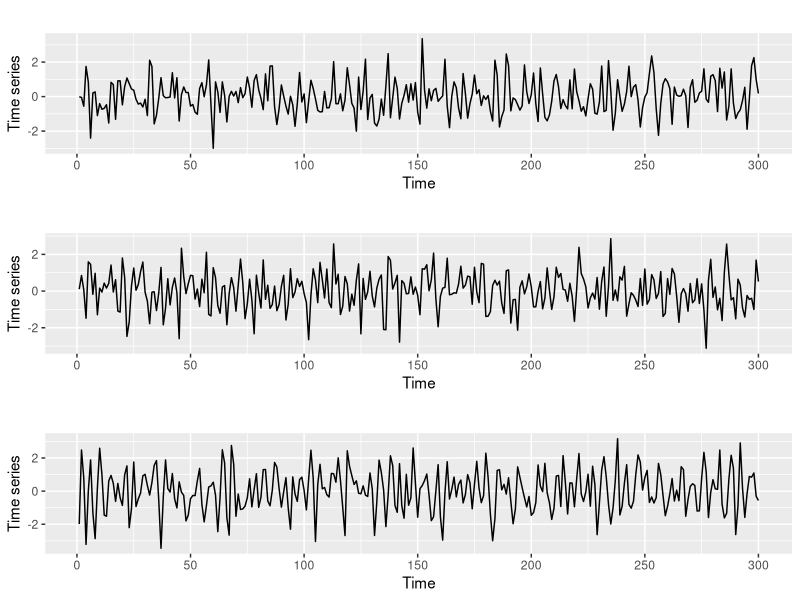
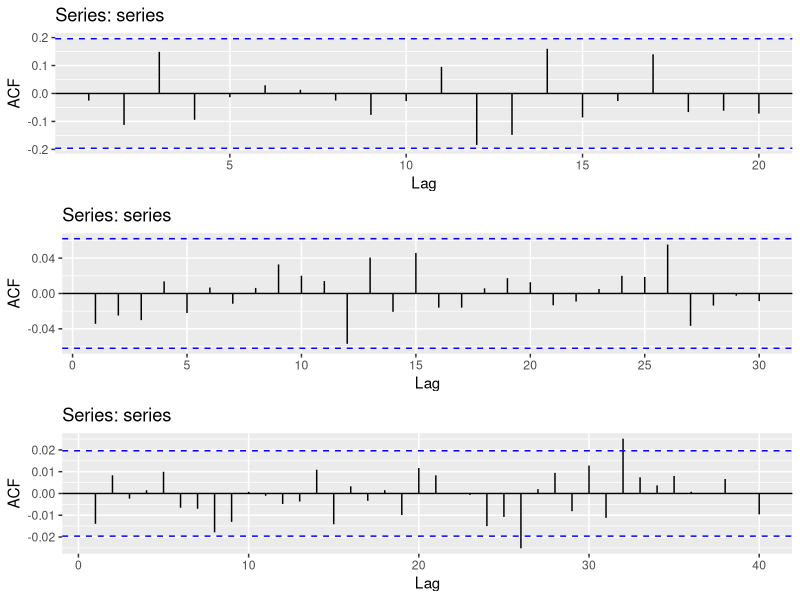
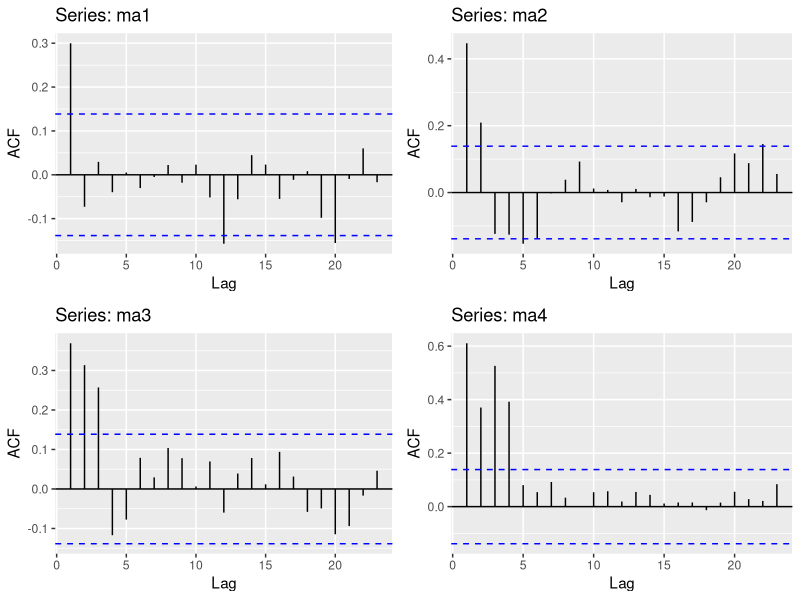
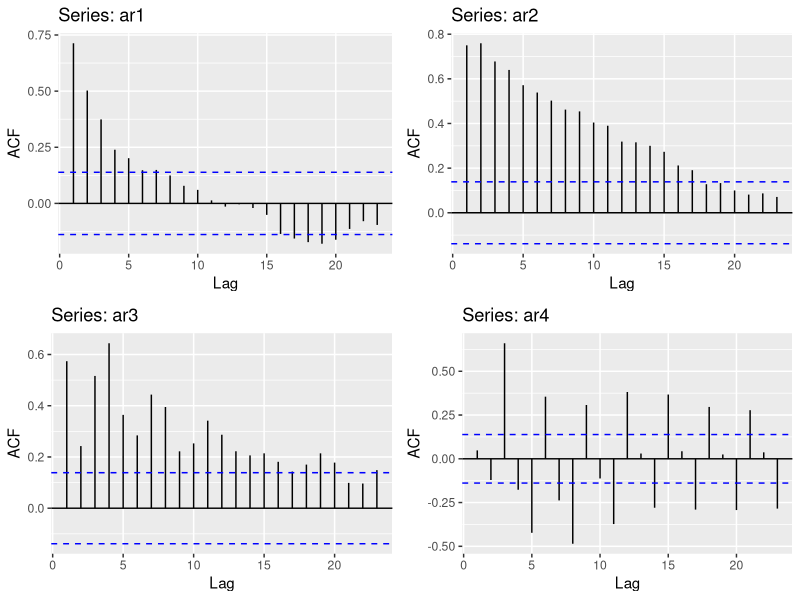
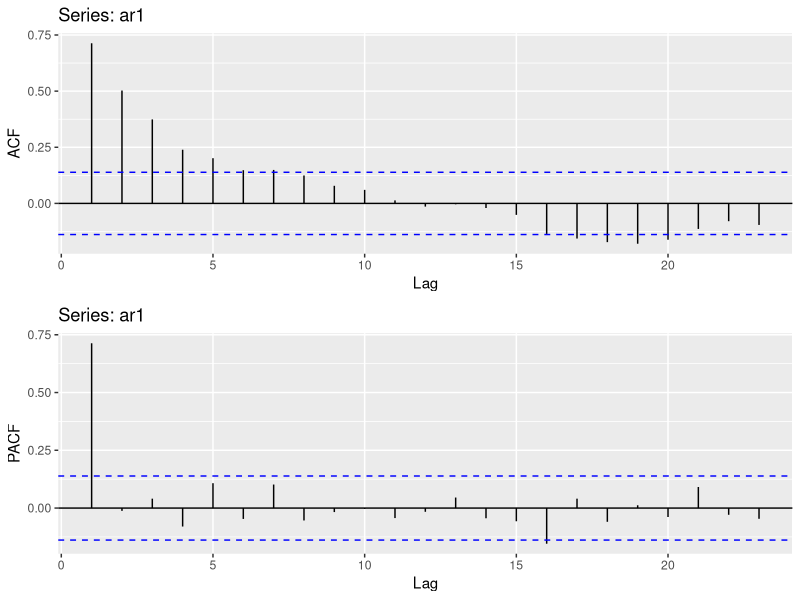
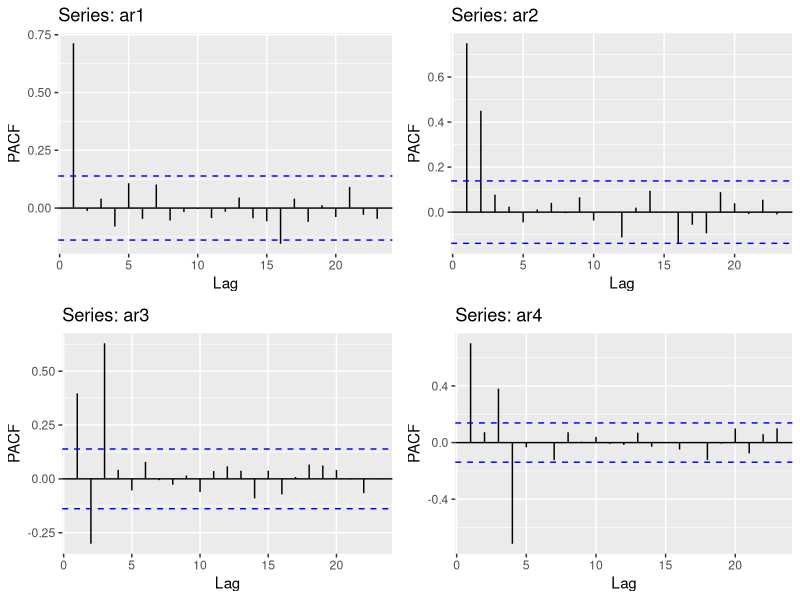
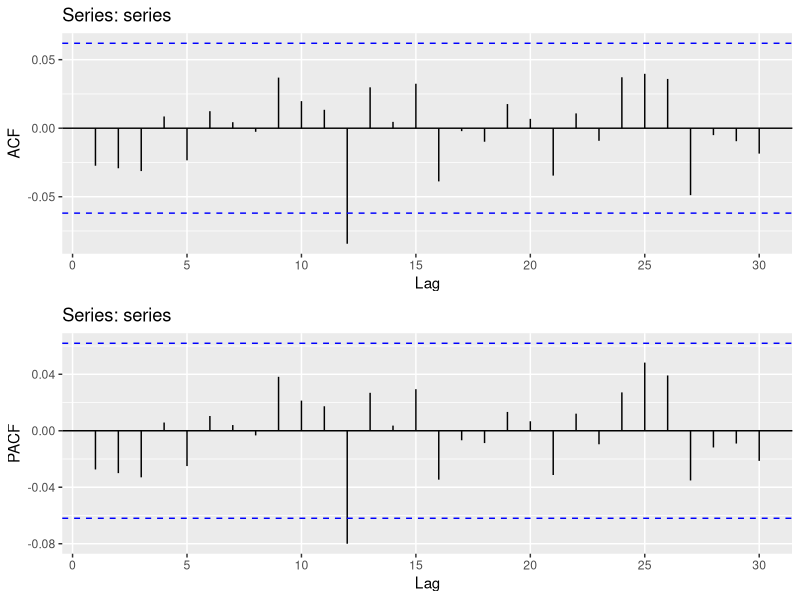
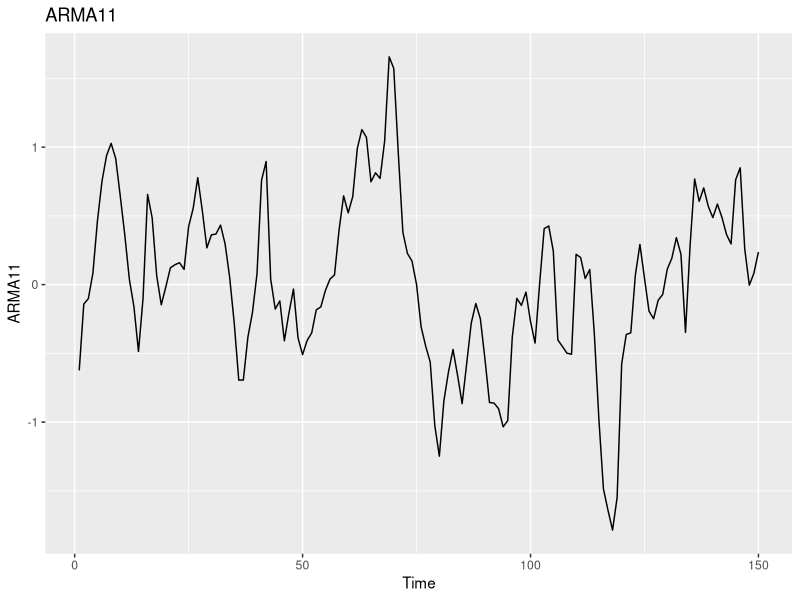

The R source for these figures, in order:
library(forecast)
library(gridExtra)

# Can you tell the difference?
set.seed(123)
plot1 <- autoplot(arima.sim(list(order=c(2,0,0),ar=c(.1,-.3)),n=300),ylab = "Time series")
plot2 <- autoplot(arima.sim(list(order=c(0,0,2),ma=c(.1,-.3)),n=300),ylab = "Time series")
plot3 <- autoplot(arima.sim(list(order=c(2,0,2),ar=c(.1,-.3),ma=c(.1,-.3)),n=300),ylab = "Time series")
gridExtra::grid.arrange(plot1,plot2,plot3)
# Understanding the blue-lines
set.seed(123)
series <- arima.sim(list(order=c(0,0,0)),n=100) # Pure noise: 100 points
acf1 <- ggAcf(series)
series <- arima.sim(list(order=c(0,0,0)),n=1000) # Pure noise:1000 points
acf2 <- ggAcf(series)
series <- arima.sim(list(order=c(0,0,0)),n=10000) # Pure noise:10000 points
acf3 <- ggAcf(series)
grid.arrange(acf1,acf2,acf3)

# Using ACF to identify MA(q)
set.seed(123)
ma1 <- arima.sim(list(ma=0.5),n=200)
ggma1 <- ggAcf(ma1)
ma2 <- arima.sim(list(ma=c(0.5,0.4)),n=200)
ggma2 <- ggAcf(ma2)
ma3 <- arima.sim(list(ma=c(0.3,0.8,0.8)),n=200)
ggma3 <- ggAcf(ma3)
ma4 <- arima.sim(list(ma=c(0.6,0.3,0.8,0.7)),n=200)
ggma4 <- ggAcf(ma4)
grid.arrange(ggma1,ggma2,ggma3,ggma4,nrow=2)

#  ACF doesn't work for AR(p)
set.seed(123)
ar1 <- arima.sim(list(ar=0.8),n=200)
ggar1 <- ggAcf(ar1)
ar2 <- arima.sim(list(ar=c(0.5,0.4)),n=200)
ggar2 <- ggAcf(ar2)
ar3 <- arima.sim(list(ar=c(0.7,-0.5,0.6)),n=200)
ggar3 <- ggAcf(ar3)
ar4 <- arima.sim(list(ar=c(0.6,-0.3,0.8,-0.7)),n=200)
ggar4 <- ggAcf(ar4)
grid.arrange(ggar1,ggar2,ggar3,ggar4,nrow=2)

# PACF works for AR(p)
set.seed(123)
ar1 <- arima.sim(list(ar=0.8),n=200)
ggar1 <- ggAcf(ar1)
ggPar1 <- ggPacf(ar1)
grid.arrange(ggar1,ggPar1,nrow=2)

# PACF works for AR(p)
set.seed(123)
ar1 <- arima.sim(list(ar=0.8),n=200)
ggar1 <- ggPacf(ar1)
ar2 <- arima.sim(list(ar=c(0.5,0.4)),n=200)
ggar2 <- ggPacf(ar2)
ar3 <- arima.sim(list(ar=c(0.7,-0.6,0.6)),n=200)
ggar3 <- ggPacf(ar3)
ar4 <- arima.sim(list(ar=c(0.9,-0.3,0.8,-0.7)),n=200)
ggar4 <- ggPacf(ar4)
grid.arrange(ggar1,ggar2,ggar3,ggar4,nrow=2)

# Residuals should behave like random noise both for ACF and PACF
set.seed(123)
series <- arima.sim(list(order=c(0,0,0)),n=1000)
grid.arrange(ggAcf(series),ggPacf(series),nrow=2)


# Residual analysis and significance
set.seed(123)
ARMA11 <- arima.sim(list(ar=0.8,ma=0.8),sd=0.25,n=150)
autoplot(ARMA11,main='ARMA11')
ggar1 <- ggAcf(ARMA11)
ggPar1 <- ggPacf(ARMA11)
grid.arrange(ggar1,ggPar1,nrow=1)
######################################################################################
# Easier way to plot
######################################################################################
ggtsdisplay(ARMA11)

# Let's fit some models
fit1 <- arima(ARMA11,order=c(1,0,0))
checkresiduals(fit1)
Box.test(fit1$residuals,lag=10, fitdf=0, type="Lj")
# Intermission: How likely are outliers if residuals are normal?
1-pnorm(1.96) # Probability of larger than 1.96*sigma
pnorm(-1.96) #  Probability of lower than -1.96
(1-pnorm(1.96)+pnorm(-1.96))*100 # 5%

1-pnorm(4) # Probability of larger than 4*sigma
pnorm(-4) #  Probability of lower than -4
(1-pnorm(4)+pnorm(-4))*100 # 5%

# Let's fit another model
fit2 <- arima(ARMA11,order=c(0,0,1))
checkresiduals(fit2)
Box.test(fit2$residuals)
fit3 <- arima(ARMA11,order=c(1,0,1))
checkresiduals(fit3)
Box.test(fit3$residuals,lag=10, fitdf=0, type="Lj")
summary(fit3)
# Significance test
library(lmtest)
coeftest(fit3)

# Unit root
autoplot(fit3)

autoplot(ARMA11,series='Data') +
  autolayer(fitted(fit3),series="Fitted")
# Compare with other models
autoplot(ARMA11,series='Data') +
  autolayer(fitted(fit1),series="Fitted")
autoplot(ARMA11,series='Data') +
  autolayer(fitted(fit2),series="Fitted")

